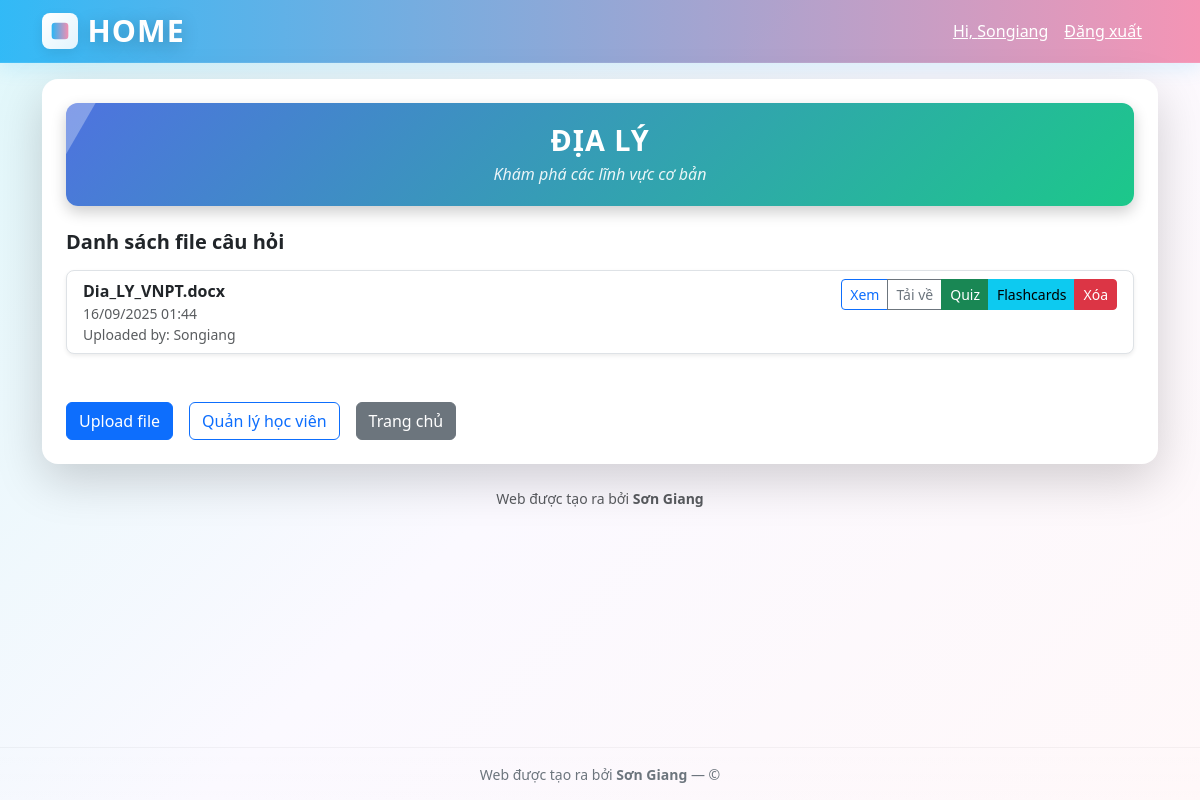
The app's page /course/15/ (signed in) with its own data.
### products/models.py (models this page shows, shortened)
class Course(models.Model):
    title = models.CharField(max_length=2222222000)
    description = models.TextField(blank=True)
    owner = models.ForeignKey(User, on_delete=models.CASCADE, related_name='owned_courses')
    created_at = models.DateTimeField(auto_now_add=True)

class QuestionFile(models.Model):
    course = models.ForeignKey(Course, on_delete=models.CASCADE, related_name='question_files')
    file = models.FileField(upload_to='question_files/')
    uploaded_at = models.DateTimeField(auto_now_add=True)
    uploaded_by = models.ForeignKey(User, on_delete=models.CASCADE)

### products/views.py (the view, shortened to what this page needs)
# urls.py: path('course/<int:course_id>/', views.course_detail, name='course_detail'),
@login_required(login_url='login')
def course_detail(request, course_id):
    course = get_object_or_404(Course, id=course_id)
    question_files = QuestionFile.objects.filter(course=course).order_by('-uploaded_at')
    enrollments = Enrollment.objects.filter(course=course)
    file_content = None
    file_url = None
    file_type = None
    selected_file = None
    file_id = request.GET.get("file_id")
    if file_id:
        try:
            selected_file = QuestionFile.objects.get(id=file_id, course=course)
        except QuestionFile.DoesNotExist:
            messages.error(request, "File không tồn tại.")
    else:
        selected_file = question_files.first()
    if selected_file:
        file_path = selected_file.file.path
        file_url = selected_file.file.url
        if file_path.lower().endswith(".txt"):
            file_type = "txt"
            try:
                with open(file_path, "r", encoding="utf-8") as f:
                    file_content = f.read()
            except Exception as e:
                logger.error(f"Error reading txt file {file_path}: {str(e)}", exc_info=True)
                messages.error(request, f"Lỗi khi đọc file: {str(e)}")
        elif file_path.lower().endswith(".docx"):
            file_type = "docx"
            try:
                doc = Document(file_path)
                paragraphs = [p.text for p in doc.paragraphs if p.text.strip()]
                file_content = "\n".join(paragraphs)
            except Exception as e:
                logger.error(f"Error reading docx file {file_path}: {str(e)}", exc_info=True)
                messages.error(request, f"Lỗi khi đọc file Word: {str(e)}")
        elif file_path.lower().endswith(".pdf"):
            file_type = "pdf"
            messages.info(request, "File PDF không hiển thị nội dung trực tiếp. Vui lòng tải xuống.")
        else:
            messages.warning(request, "Định dạng file không được hỗ trợ.")
    return render(request, "products/course_detail.html", {
        "course": course,
        "question_files": question_files,
        "enrollments": enrollments,
        "file_content": file_content,
        "file_url": file_url,
        "file_type": file_type,
        "selected_file": selected_file,
        "is_admin": request.user.profile.is_admin
    })

### products/templates/products/course_detail.html (shortened to what this page needs)
{% extends 'products/base.html' %}
{% block content %}
<div class="card shadow-lg border-0 rounded-4 p-4 animate__animated animate__fadeIn">
  <div class="title-banner text-center mb-4 animate__animated animate__fadeInDown">
    <h2 class="fw-bold mb-1">{{ course.title }}</h2>
    {% if course.description %}
      <p class="fst-italic mb-0">{{ course.description }}</p>
    {% endif %}
  </div>
  <h5 class="fw-semibold mb-3"> Danh sách file câu hỏi</h5>
  <ul class="list-group mb-4">
    {% for file in question_files %}
      <li class="list-group-item d-flex justify-content-between align-items-start shadow-sm rounded-3 mb-2 animate__animated animate__fadeInUp">
        <div>
          <strong>{{ file.file.name|cut:"question_files/" }}</strong>
          <div class="small text-muted"> {{ file.uploaded_at|date:"d/m/Y H:i" }}</div>
          <div class="small text-muted"> Uploaded by: {{ file.uploaded_by.username }}</div>
        </div>
        <div class="btn-group">
          <a href="?file_id={{ file.id }}" class="btn btn-outline-primary btn-sm hover-zoom"> Xem</a>
          <a href="{{ file.file.url }}" target="_blank" class="btn btn-outline-secondary btn-sm hover-zoom"> Tải về</a>
          {% if file.file.name|lower|slice:"-5:" == ".docx" or file.file.name|lower|slice:"-4:" == ".txt" %}
            <a href="{% url 'quiz_from_file' course.id file.id %}" class="btn btn-success btn-sm hover-zoom"> Quiz</a>
            <a href="{% url 'flashcards_from_file' course.id file.id %}" class="btn btn-info btn-sm hover-zoom"> Flashcards</a>
          {% else %}
            <button class="btn btn-light btn-sm" disabled title="Chỉ hỗ trợ DOCX/TXT"> Quiz/Flashcards</button>
          {% endif %}
          {% if course.owner == user %}
            <a href="{% url 'delete_question_file' course.id file.id %}"
               class="btn btn-danger btn-sm hover-zoom"
               onclick="return confirm('Bạn có chắc muốn xóa file này?');"> Xóa</a>
          {% endif %}
        </div>
      </li>
    {% empty %}
      <li class="list-group-item text-center text-muted"> Chưa có file nào.</li>
    {% endfor %}
  </ul>
  <div class="d-flex gap-3 mt-3">
    {% if course.owner == user %}
      <a href="{% url 'upload_question_file' course.id %}" class="btn btn-primary hover-zoom"> Upload file</a>
      <a href="{% url 'manage_enrollments' course.id %}" class="btn btn-outline-primary hover-zoom"> Quản lý học viên</a>
    {% endif %}
    <a href="{% url 'home' %}" class="btn btn-secondary hover-zoom"> Trang chủ</a>
  </div>
</div>
<p class="text-center mt-4 text-muted small animate__animated animate__fadeInUp">
   Web được tạo ra bởi <strong>Sơn Giang</strong>
</p>
{% endblock %}

### products/templates/products/base.html (shortened to what this page needs)
<!doctype html>
<html lang="vi">
<head>
  <link href="https://cdn.jsdelivr.net/npm/bootstrap@5.3.0/dist/css/bootstrap.min.css" rel="stylesheet">
</head>
<body>
<nav class="navbar navbar-expand-lg navbar-dark">
  <div class="container">
    <a class="navbar-brand d-flex align-items-center brand-wrap" href="{% url 'home' %}" aria-label="HOME - trang chủ">
      <span class="brand-crest" aria-hidden="true">
      </span>
      <span class="brand-title" aria-hidden="true">HOME</span>
    </a>
    <div class="ms-auto nav-actions d-flex align-items-center">
      {% if request.user.is_authenticated %}
        <div class="d-flex align-items-center">
          <a class="me-3" href="{% url 'profile' %}">Hi, {{ request.user.username }}</a>
          <a class="me-3" href="{% url 'logout' %}">Đăng xuất</a>
        </div>
      {% else %}
        <a class="me-3" href="{% url 'login' %}">Đăng nhập</a>
        <a href="{% url 'signup' %}" class="btn btn-sm btn-light text-primary fw-bold">Đăng ký</a>
      {% endif %}
    </div>
  </div>
</nav>
<div class="container container-main">
  {% block content %}{% endblock %}
</div>
<footer class="site-footer">
  <div class="container text-center">
    <small>Web được tạo ra bởi <strong>Sơn Giang</strong> — © {{ now|date:"Y" }}</small>
  </div>
</footer>
</body>
</html>

### products/templates/products/base.html (style rules this page uses)
:root { --sky-500: #29B6F6; --sky-300: #81D4FA; --pink-300: #F48FB1; --white: #ffffff; --muted: #6c757d; }
html,body { height:100%; }
body { background: linear-gradient(135deg, #E0F7FA 0%, #FBF9FF 50%, #FFF8F9 100%); min-height: 100vh; display: flex; flex-direction: column; font-family: "Segoe UI", Tahoma, Geneva, Verdana, sans-serif; color: #263238; -webkit-font-smoothing:antialiased; -moz-osx-font-smoothing:grayscale; }
.container-main { flex: 1 0 auto; padding-top: 1rem; padding-bottom: 2rem; animation: pageFade 0.6s ease; }
.navbar { background: linear-gradient(90deg, rgba(41,182,246,0.95), rgba(244,143,177,0.95)); box-shadow: 0 6px 18px rgba(3, 169, 244, 0.12); border-bottom: 1px solid rgba(255,255,255,0.08); }
.nav-actions a { color: #fff; transition: transform .18s ease, opacity .18s ease; }
.brand-wrap { display:flex; align-items:center; gap:.6rem; text-decoration: none; }
.brand-crest { width:36px; height:36px; border-radius:8px; background: linear-gradient(135deg,var(--white), rgba(255,255,255,0.85)); display:inline-flex; align-items:center; justify-content:center; box-shadow: 0 4px 12px rgba(0,0,0,0.08); transform: translateY(0); transition: transform .28s ease, box-shadow .28s ease; }
.brand-title { font-weight: 900; font-size: 1.9rem; color: #ffffff; letter-spacing: 1px; display: inline-block; line-height: 1; text-decoration: none; text-shadow: 0 4px 18px rgba(0,0,0,0.25); transition: transform .18s ease, filter .18s ease; }
footer.site-footer { flex-shrink: 0; background: linear-gradient(180deg, rgba(255,255,255,0.02), rgba(255,255,255,0.03)); color: var(--muted); padding: 14px 0; border-top: 1px solid rgba(0,0,0,0.04); }

### products/templates/products/course_detail.html (style rules this page uses)
.title-banner { background: linear-gradient(135deg, #4e73df, #1cc88a); color:#fff; border-radius: 12px; padding: 20px; box-shadow: 0 6px 15px rgba(0,0,0,0.2); position: relative; overflow: hidden; }
.title-banner h2 { font-size: 1.8rem; text-transform: uppercase; letter-spacing: 1px; }
.title-banner p { opacity: 0.9; }
.title-banner::after { content: ""; position: absolute; top: 0; left: -100%; width: 100%; height: 100%; background: rgba(255,255,255,0.3); transform: skewX(-30deg); transition: 0.7s; }
.hover-zoom { transition: all 0.2s ease-in-out; }

### records on screen
Course: title "ĐỊA LÝ", description "Khám phá các lĩnh vực cơ bản"
QuestionFile: file.name "Dia_LY_VNPT.docx", uploaded_at "16/09/2025 01:44", uploaded_by.username "Songiang", shows "Quiz"

### other values on screen
{{ request.user.username }} "Songiang"
